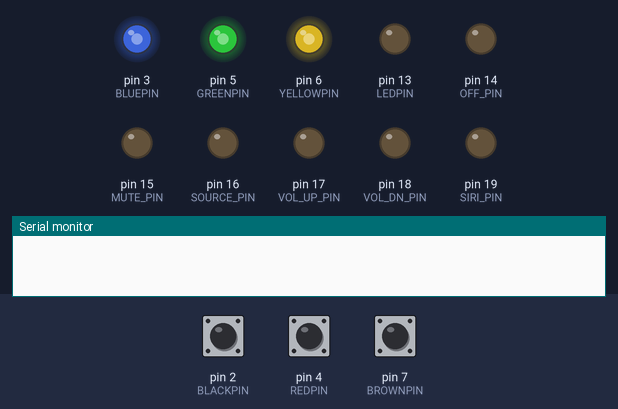
Bench run of a sketch on a simulated Arduino Uno, built with avr-gcc and run on an emulated ATmega328P. Parts: output pins drawn as LEDs (lit = HIGH), the last lines printed to the serial monitor. The test bench sets the inputs (shaded band); at power-on: pin 2 (BLACKPIN) HIGH, pin 7 (BROWNPIN) HIGH, pin 4 (REDPIN) HIGH. Pins used as bus, display or sensor lines are not drawn.

Above: at 1.2 s.
1.3 s: pin 2 (BLACKPIN) pulled LOW for 0.15 s
At 2.6 s:
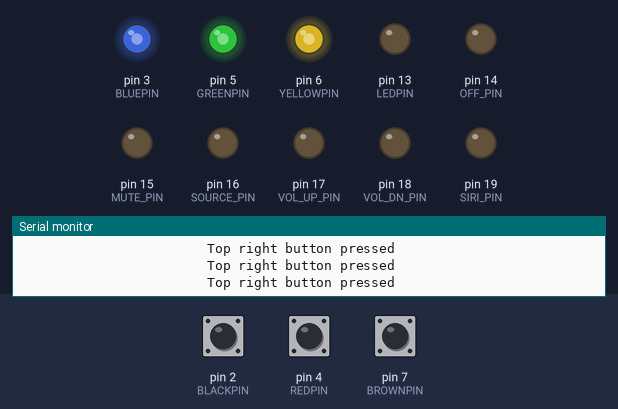
2.9 s: pin 7 (BROWNPIN) pulled LOW for 0.15 s
At 3.8 s:
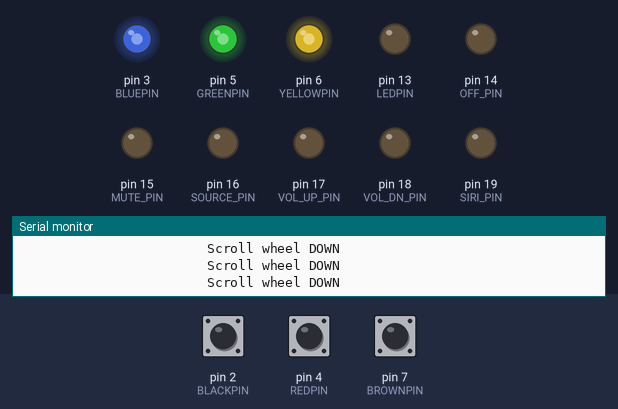
4.5 s: pin 4 (REDPIN) pulled LOW for 0.15 s
At 5.0 s:
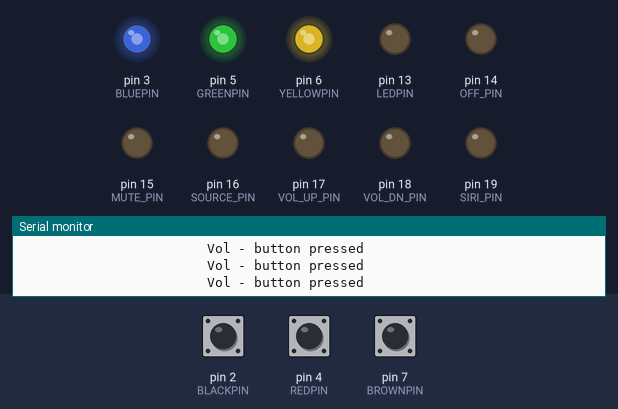
6.1 s: pin 2 (BLACKPIN) pulled LOW for 1 s
At 6.6 s:
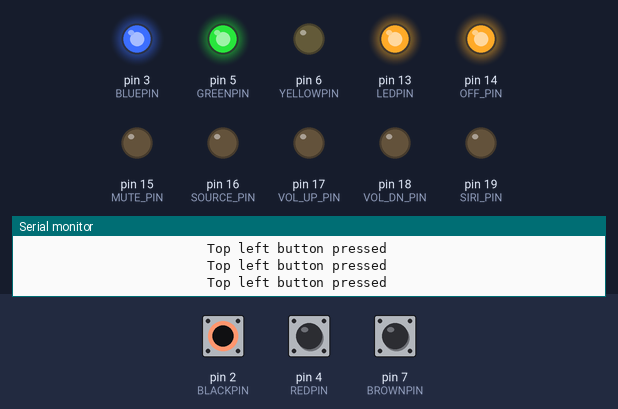
8.6 s: pin 4 (REDPIN) pulled LOW for 1 s
At 9.4 s:
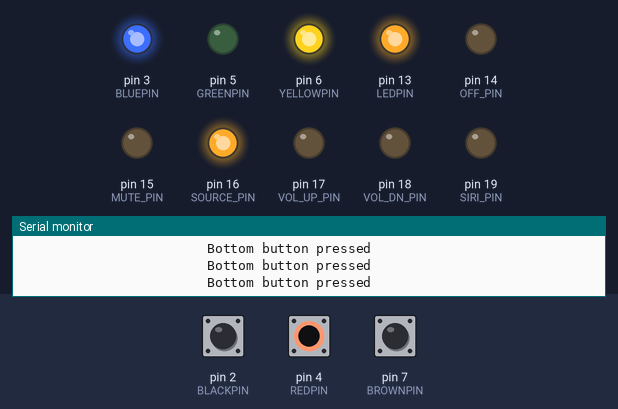
11.1 s: pin 7 (BROWNPIN) pulled LOW for 1 s
At 12.8 s:
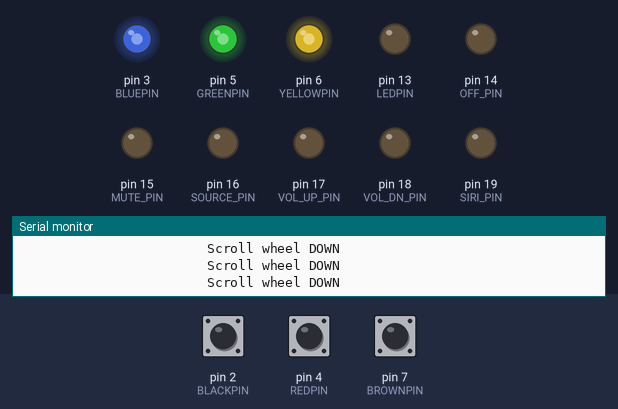
Timing chart, 0 to 14.3 s (numbered marks = the images above; inputs shaded):
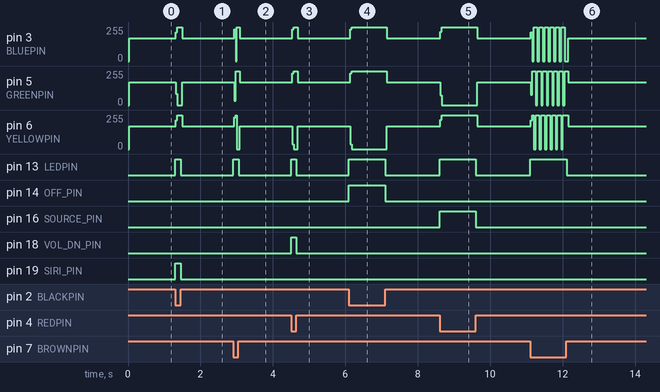

Measured:
- after the input at 1.3 s, pin 3 (BLUEPIN), pin 6 (YELLOWPIN): 170/255 → 255/255 at once, → 170/255 0.17 s later; pin 5 (GREENPIN): 170/255 → 0/255 at once, → 170/255 0.17 s later; pin 13 (LEDPIN), pin 19 (SIRI_PIN): LOW → HIGH at once, → LOW 0.15 s later
- after the input at 2.9 s, pin 3 (BLUEPIN), pin 5 (GREENPIN): 170/255 → 255/255 at once, → 170/255 0.16 s later; pin 6 (YELLOWPIN): 170/255 → 0/255 at once, → 170/255 0.16 s later; pin 13 (LEDPIN): LOW → HIGH at once, → LOW 0.15 s later
- after the input at 4.5 s, pin 3 (BLUEPIN), pin 5 (GREENPIN): 170/255 → 255/255 at once, → 170/255 0.16 s later; pin 6 (YELLOWPIN): 170/255 → 0/255 at once, → 170/255 0.16 s later; pin 13 (LEDPIN), pin 18 (VOL_DN_PIN): LOW → HIGH at once, → LOW 0.15 s later
- after the input at 6.1 s, pin 3 (BLUEPIN), pin 5 (GREENPIN): 170/255 → 255/255 at once, → 170/255 1.0 s later; pin 6 (YELLOWPIN): 170/255 → 0/255 at once, → 170/255 1.0 s later; pin 13 (LEDPIN), pin 14 (OFF_PIN): LOW → HIGH at once, → LOW 1.0 s later
- after the input at 8.6 s, pin 3 (BLUEPIN), pin 6 (YELLOWPIN): 170/255 → 255/255 at once, → 170/255 1.0 s later; pin 5 (GREENPIN): 170/255 → 0/255 at once, → 170/255 1.0 s later; pin 13 (LEDPIN), pin 16 (SOURCE_PIN): LOW → HIGH at once, → LOW 1.0 s later
- after the input at 11.1 s, pin 5 (GREENPIN): 170/255 → 78/255 at once, then repeats every 0.14 s: 255/255 0.09 s, 0/255 0.05 s, until it stays 170/255 from 12.1 s; pin 13 (LEDPIN): LOW → HIGH at once, → LOW 1.0 s later

The sketch:

twingo_sony.ino
```cpp
// https://www.reddit.com/r/diyelectronics/comments/413liz/renault_steering_wheel_remote_to_jvc/
// https://youtu.be/fk73SCOE8qU
// https://pastebin.com/fXbScxV4


// Renault Twingo / Clio steering wheel remote wire functions

// pin_cycle_current  1     0              2
//         OUTPUTS    BLUE  GREEN          YELLOW
// INPUTS  PIN#       3     5              6

// BLACK   2          MUTE  TOP RIGHT BTN  TOP LEFT BTN
// RED     4          VOL+  BOTTOM BTN     VOL-

//                    HIGH  HIGH           LOW    SCROLL UP (CCW)
// BROWN   7          HIGH  LOW            HIGH  SCROLLWHEEL
//                    LOW   HIGH           HIGH   SCROLL DN (CW)

// Outputs are set LOW one at a time (the other outputs will be HIGH). Inputs (with internal pull-up) are then evaluated.
//   If an input is being pulled LOW this means a button is being pressed. Taking into account which output is currently LOW
//   we know which button this is. For example, is output pin 3 (Blue wire) is currently LOW and we also read LOW on
//   input pin 2 (Black) we know the MUTE button is being pressed.
// For the scrollwheel we must take into account its last known position in order to determine if there has been a change.
// We can determine the direction based on which pins are being pulled LOW.

// Connect Renault Twingo / Clio steering wheel remote wires to these pins
#define BLACKPIN    2 // D2
#define BLUEPIN     3 // D3
#define REDPIN      4 // D4
#define GREENPIN    5 // D5
#define YELLOWPIN   6 // D6
#define BROWNPIN    7 // D7

// Connect reed relays to these pins

#define OFF_PIN         14
#define MUTE_PIN        15
#define SOURCE_PIN      16
#define VOL_UP_PIN      17
#define VOL_DN_PIN      18
#define SIRI_PIN        19
#define PRESET_UP_PIN   10
#define PRESET_DN_PIN   11

// On-board LED, useful for debugging
#define LEDPIN     13 // D13

// Set number of output pins and put those pins in an array to cycle through when polling the input pins
#define OUT_PINS 3
unsigned char out_pins[OUT_PINS] = {GREENPIN, BLUEPIN, YELLOWPIN};

// Duration in ms for sending input from the scrollwheel
const unsigned int wheel_send_dur = 50;

// While any button is active, the corresponding pins are not set LOW
bool button_active = false;


void setup() {

  Serial.begin(115200);

  // Set the proper pins as output
  pinMode(OFF_PIN, OUTPUT);
  pinMode(MUTE_PIN, OUTPUT);
  pinMode(SOURCE_PIN, OUTPUT);
  pinMode(VOL_UP_PIN, OUTPUT);
  pinMode(VOL_DN_PIN, OUTPUT);
  pinMode(SIRI_PIN, OUTPUT);
  pinMode(PRESET_UP_PIN, OUTPUT);
  pinMode(PRESET_DN_PIN, OUTPUT);

  // Output LOW to make sure optocouplers are off
  digitalWrite(OFF_PIN, LOW);
  digitalWrite(MUTE_PIN, LOW);
  digitalWrite(SOURCE_PIN, LOW);
  digitalWrite(VOL_UP_PIN, LOW);
  digitalWrite(VOL_DN_PIN, LOW);
  digitalWrite(SIRI_PIN, LOW);
  digitalWrite(PRESET_UP_PIN, LOW);
  digitalWrite(PRESET_DN_PIN, LOW);

  // Set the pins connected to the steering wheel remote as input / output
  pinMode(BLACKPIN, INPUT_PULLUP);
  pinMode(BLUEPIN, OUTPUT);
  pinMode(REDPIN, INPUT_PULLUP);
  pinMode(GREENPIN, OUTPUT);
  pinMode(YELLOWPIN, OUTPUT);
  pinMode(BROWNPIN, INPUT_PULLUP);

  pinMode(LEDPIN, OUTPUT);                  // Set pin connected to on-board LED as output...
  digitalWrite(LEDPIN, LOW);                // ...and turn LED off
}


// The steering wheel remote has 6 buttons and a scrollwheel, interfaced via 6 wires.
// This function will cycle through the output pins, setting one pin LOW at a time.
// It will then poll the input pins to see which input pins - if any - are pulled LOW.
void loop() {

  // To keep track of which output pin is currently LOW
  static unsigned char pin_cycle_current = 0;
  // To store the last known scrollwheel position
  static unsigned char pin_cycle_stored;

  // Only cycle through pins for scrollwheel, if no button is currently pressed
  if(!button_active){

    // After booting, there is no known last position for the scrollwheel
    // So on the first poll of the scrollwheel just store the current position and don't send a command
    static boolean first_run = true;
    unsigned char i;

    // Reset pin_cycle_current counter after last pin
    if (++pin_cycle_current > (OUT_PINS - 1)) pin_cycle_current = 0;

    // Cycle through the output pins, setting one of them LOW and the rest HIGH
    for (i = 0; i < OUT_PINS; i++) {
      if (i == pin_cycle_current)
        digitalWrite(out_pins[i], LOW);
      else
        digitalWrite(out_pins[i], HIGH);
    }


    // Scrollwheel
    // We're only interested if this pin is being pulled LOW
    if (!digitalRead(BROWNPIN)) {

      if (pin_cycle_current != pin_cycle_stored) {
      // If the output that's currently LOW is different from the one that was LOW the last time
      //  we came through here, then the scrollwheel has changed position

        // Result of this calculation can range from -2 to 2
        signed char scrollwheel_current = pin_cycle_current - pin_cycle_stored;
        // Store which output pin is currently LOW
        pin_cycle_stored = pin_cycle_current;
        // If this is the first run, don't send a command
        if (first_run) {
          //   (since there was no previously known scrollwheel position)
          first_run = false;
          return;
        }
        if ((scrollwheel_current == 1) || (scrollwheel_current == -2)) {
          // If above calculation resulted in 1 or -2 the scrollwheel was rotated down (cw)

          Serial.println("                        Scroll wheel DOWN");
          digitalWrite(PRESET_UP_PIN, HIGH);
          digitalWrite(LEDPIN, HIGH);
          delay(wheel_send_dur);
          digitalWrite(PRESET_UP_PIN, LOW);
          digitalWrite(LEDPIN, LOW);
        }else {
          // If above calculation resulted in anything else the scrollwheel was rotated up (ccw)

          Serial.println("                        Scroll wheel UP");
          digitalWrite(PRESET_DN_PIN, HIGH);
          digitalWrite(LEDPIN, HIGH);
          delay(wheel_send_dur);
          digitalWrite(PRESET_DN_PIN, LOW);
          digitalWrite(LEDPIN, LOW);
        }
      }
    }
  }

  // We're only interested if this pin is being pulled LOW
  if (!digitalRead(REDPIN)) {

    if(!digitalRead(GREENPIN)){
      // RED (input) is LOW while GREEN (output) is LOW
      // BOTTOM button pressed
      Serial.println("                        Bottom button pressed");
      digitalWrite(SOURCE_PIN, HIGH);
      digitalWrite(LEDPIN, HIGH);
      button_active = true;
    }
    else if(!digitalRead(BLUEPIN)){
      // RED (input) is LOW while BLUE (output) is LOW
      // VOLUME + button pressed
      Serial.println("                        Vol + button pressed");
      digitalWrite(VOL_UP_PIN, HIGH);
      digitalWrite(LEDPIN, HIGH);
      button_active = true;
    }
    else if(!digitalRead(YELLOWPIN)){
        // RED (input) is LOW while YELLOW (output) is LOW:
        // VOLUME - button pressed
      Serial.println("                        Vol - button pressed");
      digitalWrite(VOL_DN_PIN, HIGH);
      digitalWrite(LEDPIN, HIGH);
      button_active = true;
    }
  }

  // We're only interested if this pin is being pulled LOW
  else if (!digitalRead(BLACKPIN)) {

    if(!digitalRead(GREENPIN)){
      // BLACK (input) is LOW while GREEN (output) is LOW
      // TOP RIGHT button is pressed
      Serial.println("                        Top right button pressed");
      digitalWrite(SIRI_PIN, HIGH);
      digitalWrite(LEDPIN, HIGH);
      button_active = true;
    }
    else if(!digitalRead(BLUEPIN)){
      // BLACK (input) is LOW while BLUE (output) is LOW
      // MUTE button is pressed
      Serial.println("                        Mute button pressed");
      digitalWrite(MUTE_PIN, HIGH);
      digitalWrite(LEDPIN, HIGH);
      button_active = true;
    }
    else if(!digitalRead(YELLOWPIN)){
      // BLACK (input) is LOW while YELLOW (output) is LOW
      // TOP LEFT button is pressed
      Serial.println("                        Top left button pressed");
      digitalWrite(OFF_PIN, HIGH);
      digitalWrite(LEDPIN, HIGH);
      button_active = true;
    }
  }
  else{
    // No button pressed
    // Serial.println("NO buttons pressed");
    button_active = false;
  }


  if(!button_active) {
    digitalWrite(OFF_PIN, LOW);
    digitalWrite(MUTE_PIN, LOW);
    digitalWrite(SOURCE_PIN, LOW);
    digitalWrite(VOL_UP_PIN, LOW);
    digitalWrite(VOL_DN_PIN, LOW);
    digitalWrite(SIRI_PIN, LOW);
    digitalWrite(PRESET_UP_PIN, LOW);
    digitalWrite(PRESET_DN_PIN, LOW);
    digitalWrite(LEDPIN, LOW);
  }

}
```
